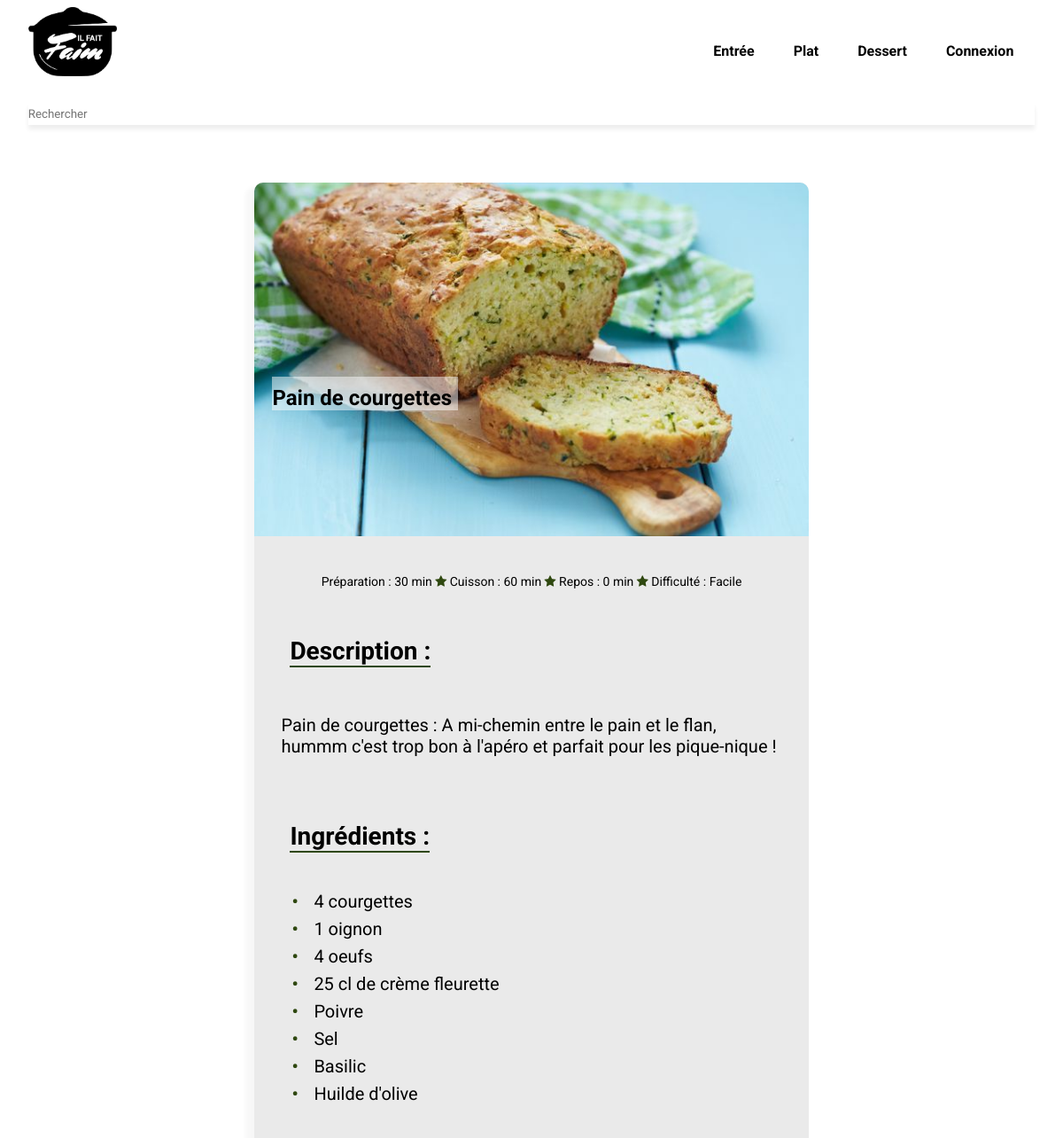
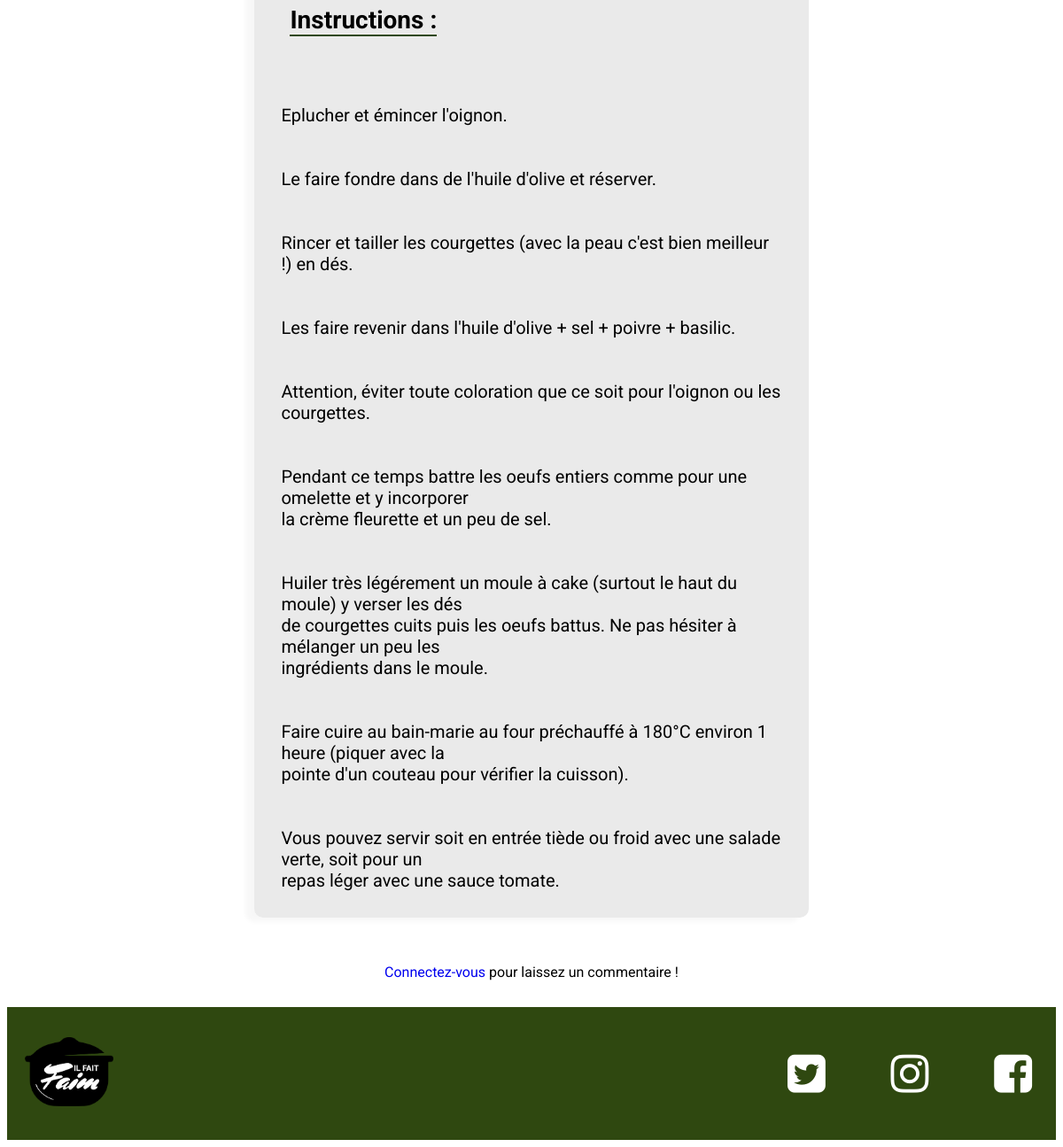
Screenshot of /?page=article&id=52 with the database file from the repository (2 pictures, top to bottom).
### tables this page shows
CREATE TABLE `recipes` (
  `name` varchar(255) NOT NULL,
  `author` varchar(20) NOT NULL,
  `category` int(9) NOT NULL DEFAULT '0',
  `text` text,
  `image` varchar(256) DEFAULT NULL,
  `created` datetime NOT NULL DEFAULT CURRENT_TIMESTAMP,
  `id` int(9) NOT NULL,
  `ingredient` text NOT NULL,
  `box` int(11) NOT NULL,
  `preparation` int(9) NOT NULL,
  `repos` int(11) NOT NULL,
  `cuisson` int(11) NOT NULL,
  `difficulte` varchar(256) NOT NULL,
  `description` varchar(500) DEFAULT NULL
);

### models/crud.php (called while the page is built, shortened)
<?php
function getArticleById($id){
    require './connexion/connexion.php';
    $query = $pdo->prepare('SELECT * FROM `recipes` WHERE `id` = :id');
    $query->execute([
    'id' => $id
]);
$post = $query->fetch();
return $post;
}

### controllers/article.php (called while the page is built, shortened)
<?php
require './connexion/connexion.php';
require './models/crud.php';
$post=getArticleById($_GET['id']);
$ingre = explode(";",$post['ingredient']);
array_pop($ingre);
$ingre = array_reverse($ingre);
?>

### views/viewArticle.php (the view, shortened to what this page needs)
<?php
include './controllers/article.php';
?>
<main>
        <article class="recette_all">
            <img src="./uploads_img/<?= $post['image'] ?>" alt="image recette">
            <h4 class="title_recipe"><?= $post['name'] ?></h4>
            <p class="misc"> Préparation : <?= $post['preparation'] ?> min <i class="fa fa-star"></i> Cuisson :
                <?= $post['cuisson'] ?> min <i class="fa fa-star"></i> Repos : <?= $post['repos'] ?> min <i
                    class="fa fa-star"></i> Difficulté : <span class='diff_capital'><?= $post['difficulte'] ?> </span>
            </p>
            <section class="text_recette">
                <section class="description">
                    <h2>Description :</h2>
                    <p>
                        <?= ($post['description'] )?>
                    </p>
                </section>
                <section class="ingredient">
                    <h2>Ingrédients : </h2>
                    <ul>
                        <?php foreach($ingre as $ingre): ?>
                        <li>
                            <?= $ingre ?>
                        </li>
                        <?php endforeach ?>
                    </ul>
                </section>
                <section class="instruction">
                    <h2> Instructions : </h2>
                    <p class="text_recipe"><?= ($post['text'] )?> </p>
                </section>
            </section>
        </article>
    <?php if (isset($_SESSION['userId'])): ?>
        <form action='./controllers/comments.php' method='POST' class='form_comment'>
            <input type='hidden' class='comment_name' name='uid' required value=<?= $_SESSION['userName']?>>
            <input type='hidden' name='idArticle' value=<?=$post['id']?>>
            <input type='hidden' name='date' value=<?= date('Y-m-d ')?>>
            <label for="message"> Votre message : </label>
            <textarea class='comment_textarea' name='message' placeholder='Votre message' required></textarea><br>
            <button class='btn_comment' type='submit' name='commentSubmit'> Commenter </button>
        </form>
        <?php else :?>
            <div class='comment_login'>
                <p><a href='?page=connexion'>Connectez-vous</a> pour laissez un commentaire !</p>
            </div>
    <?php endif ?>
</main>

### css/style.css (style rules this page uses)
* { box-sizing: border-box; font-family: 'Roboto', sans-serif; }
main { padding: 0 6%; margin: auto; }
a { text-decoration: none; }
.misc { font-size: 14px; }
.recette_all { min-height: 1500px; box-shadow: -10px 5px 5px rgba(0, 0, 0, 0.03); border-radius: 10px; margin: 5% 20%; font-size: 20px; background: #eaeaea; }
.recette_all img { max-width: none; width: 100%; min-height: 300px; border-radius: 10px 10px 0px 0px; }
.diff_capital { text-transform: capitalize; }
.recette_all .title_recipe { position: relative; top: -175px; left: 20px; }
.description, .ingredient, .instruction { padding: 0 20px; text-align: left; }
.title_recipe { background: rgba(255, 255, 255, 0.5); display: inline; font-size: 24px; padding-right: 7px; padding-top: 10px; }
.fa-star { color: #2f4810; }
.misc { text-align: center; margin: 0; }
.recette_all h2 { display: inline-block; font-size: 28px; position: relative; left: 20px; border-bottom: 2px solid #2f4810; }
.recette_all ul { list-style: none; }
.recette_all ul li::before { content: "\2022"; color: #2f4810; font-weight: bold; display: inline-block; width: 1em; margin-left: -1em; }
.recette_all ul li { margin: 7px 2px; }
.recette_all p { padding: 10px 10px 30px; }
.comment_login { text-align: center; margin: 0 auto 30px; }

### rows the page displays
recipes: image (picture), name "Pain de courgettes", preparation "30", cuisson "60", repos "0", difficulte "Facile", description "Pain de courgettes : A mi-chemin entre le pain et le flan, hummm c'est trop bon à l'apéro et parfait pour les pique-nique !", text "Eplucher et émincer l'oignon. Le faire fondre dans de l'huile d'olive et réserver. Rincer et tailler les courgettes (avec la peau c'est bien meilleur !) en dés. Les faire revenir dans l'huile d'olive + sel + poivre + basilic. Attention, éviter toute coloration que ce soit pour l'oignon ou les courgettes. Pendant ce temps battre les oeufs entiers comme pour une omelette et y incorporer la crème fleurette et un peu de sel. Huiler très légérement un moule à cake (surtout le haut du moule) y verser les dés de courgettes cuits puis les oeufs battus. Ne pas hésiter à mélanger un peu les ingrédients dans le moule. Faire cuire au bain-marie au four préchauffé à 180°C environ 1 heure (piquer avec la…"

### other values shown
$ingre "4 courgettes"
$ingre "1 oignon"
$ingre "4 oeufs"
$ingre "25 cl de crème fleurette"
$ingre "Poivre"
$ingre "Sel"
$ingre "Basilic"
$ingre "Huilde d'olive"
